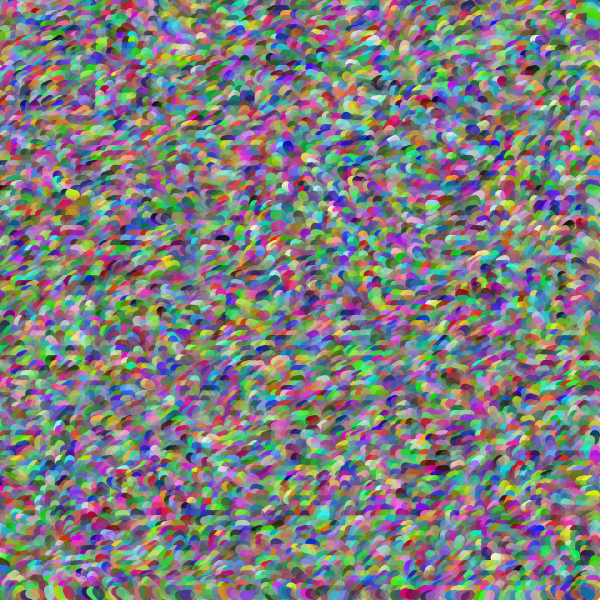
Frame 1 (no input)
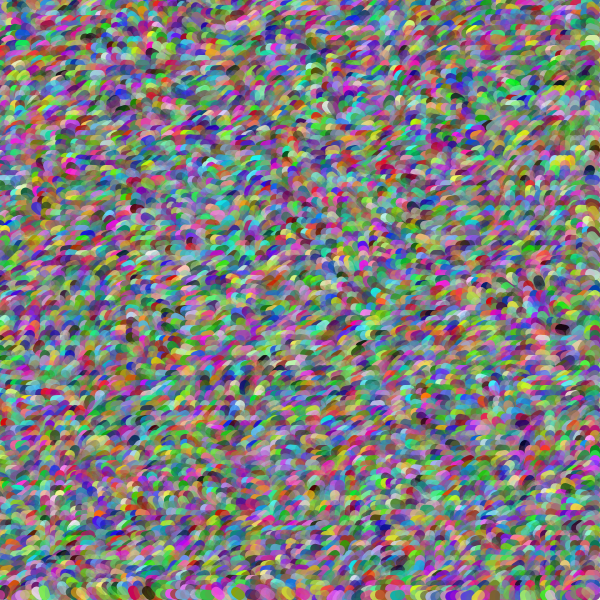
Frame 2 (the mouse pressed at the canvas centre, redrawn once)

The p5.js sketch that drew these frames (run headless with seeded random() and noise() and a simulated clock; the mouse was pressed at the canvas centre and the sketch redrawn once):

// p5.js sketch
// ── sketch.js
var scl = 5;
var cols, rows;
let inc = 0.1;

var zoff = 0;

function setup() {
    createCanvas(600, 600);
    background(240)   

    cols = floor(width / scl)
    rows = floor(height / scl);
    console.log(cols,rows)
}


function draw() {
    background(240);
    var yoff = 0;
    //var xoff = 0;
    zoff += .1;

    noLoop();

    for (i=0; i < 5; i++){
        for (let y = 0; y < rows; y ++ ){
            var xoff = 0;
            yoff += inc;
            for (let x = 0; x < cols; x ++ ){
                //yoff += inc;
    
                push()
                // strokeWeight(0.3);
                col = color(random(255), random(255), random(255))
                col.setAlpha(random(255))
                stroke(col)
                strokeWeight(10);
                
                var angle = noise(xoff, yoff, zoff) * TWO_PI;
                var v = p5.Vector.fromAngle(angle);
                translate(x*scl, y*scl)
                rotate(v.heading());
                line(0, 0, scl, 0)
                pop()
                // push()
                // stroke('rgba(0,0,0,.2)')
                // var angle = noise(xoff+1000, yoff+10000, zoff) * PI;
                // var v = p5.Vector.fromAngle(angle);
                // translate(x*scl, y*scl)
                // rotate(v.heading());
                // line(0, 0, scl, 0)
                // pop()
                xoff += inc;
            }
        }
    }

   





}
